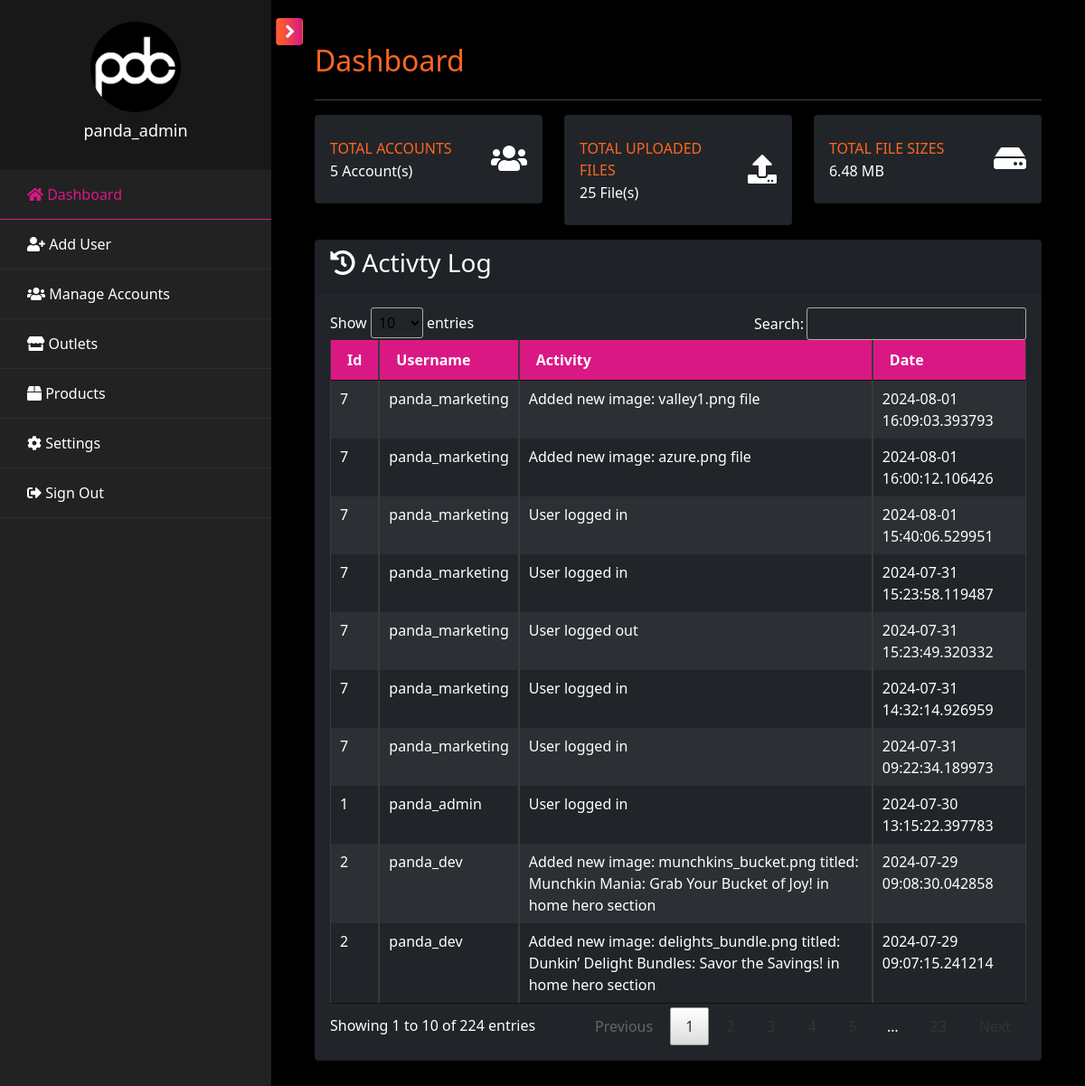
Page /pages/admin/admin.dashboard.php (signed in) on the committed database.
### tables this page shows
CREATE TABLE `tbl_activity` (
  `id` int(100) NOT NULL,
  `user_id` varchar(100) NOT NULL,
  `activity` varchar(2000) NOT NULL,
  `type` varchar(100) NOT NULL,
  `date_posted` datetime(6) NOT NULL DEFAULT current_timestamp(6)
);

CREATE TABLE `tbl_user` (
  `id` int(11) NOT NULL,
  `username` varchar(100) NOT NULL,
  `password` varchar(255) NOT NULL,
  `role` enum('admin','support','dev','marketing','hr','outlet') NOT NULL,
  `branch` varchar(100) DEFAULT NULL,
  `status` enum('Active','Inactive') NOT NULL DEFAULT 'Active',
  `created` datetime(6) DEFAULT current_timestamp(6),
  `updated` datetime(6) DEFAULT current_timestamp(6) ON UPDATE current_timestamp(6)
);

### includes/upload_size.php (called while the page is built)
<?php
function getDirectorySize($directory) {
    $size = 0;
    foreach (new RecursiveIteratorIterator(new RecursiveDirectoryIterator($directory)) as $file) {
        if ($file->isFile()) {
            $size += $file->getSize();
        }
    }
    return $size;
}
function getFileCount($directory) {
    $count = 0;
    foreach (new RecursiveIteratorIterator(new RecursiveDirectoryIterator($directory)) as $file) {
        if ($file->isFile()) {
            $count++;
        }
    }
    return $count;
}
function formatSize($bytes, $decimals = 2) {
    $size = array('B', 'KB', 'MB', 'GB', 'TB', 'PB', 'EB', 'ZB', 'YB');
    $factor = floor((strlen($bytes) - 1) / 3);
    return sprintf("%.{$decimals}f", $bytes / pow(1024, $factor)) . ' ' . $size[$factor];
}
?>

### pages/admin/admin.dashboard.php (the view)
<?php include('admin.header.php'); ?>
            <div id="content" class="p-4 p-md-5 pt-5">
                <h2 class="mb-4 text-orange">Dashboard</h2>
                <hr />
                <div class="row">
                    <div class="col-lg-4 col-md-6 col-sm-6 col-12 mb-3">
                        <div class="card py-2 bg-dark">
                            <div class="card-body">
                                <div class="row no-gutters align-items-center">
                                    <div class="col mr-0">
                                        <div class="text-xs font-weight-bold text-orange text-uppercase mb-1">Total Accounts</div>
                                        <div class="h6 mb-0">
                                            <?php
                                                $acc_qry = "SELECT COUNT(*) FROM tbl_user WHERE status='Active'";
                                                $result = mysqli_query($conn, $acc_qry) or die(mysqli_error($db));
                                                while ($row = mysqli_fetch_array($result)) {
                                                    if($row[0] <= 0) {
                                                        echo "0";
                                                    }
                                                    else {
                                                        echo "$row[0]";
                                                    }
                                                }
                                            ?>&nbsp;Account(s)
                                        </div>
                                    </div>
                                    <div class="col-auto">
                                        <i class="fas fa-users fa-2x"></i>
                                    </div>
                                </div>
                            </div>
                        </div>
                    </div>
                    <div class="col-lg-4 col-md-6 col-sm-6 col-12 mb-3">
                        <div class="card py-2 bg-dark">
                            <div class="card-body">
                                <div class="row no-gutters align-items-center">
                                    <div class="col mr-0">
                                        <div class="text-xs font-weight-bold text-orange text-uppercase mb-1">Total Uploaded Files</div>
                                        <div class="h6 mb-0">
                                            <?php
                                                $directory = '../../uploads/';
                                                $totalFiles  = getFileCount($directory);
                                                echo $totalFiles;
                                            ?>&nbsp;File(s)
                                        </div>
                                    </div>
                                    <div class="col-auto">
                                        <i class="fas fa-upload fa-2x"></i>
                                    </div>
                                </div>
                            </div>
                        </div>
                    </div>
                    <div class="col-lg-4 col-md-6 col-sm-6 col-12 mb-3">
                        <div class="card py-2 bg-dark">
                            <div class="card-body">
                                <div class="row no-gutters align-items-center">
                                    <div class="col mr-0">
                                        <div class="text-xs font-weight-bold text-orange text-uppercase mb-1">Total File Sizes</div>
                                        <div class="h6 mb-0">
                                            <?php
                                                $directory = '../../uploads/';
                                                $totalSize = getDirectorySize($directory);
                                                echo formatSize($totalSize);
                                            ?>
                                        </div>
                                    </div>
                                    <div class="col-auto">
                                        <i class="fas fa-hdd fa-2x"></i>
                                    </div>
                                </div>
                            </div>
                        </div>
                    </div>
                </div>
                <div class="card bg-dark">
                    <div class="card-header">
                        <h3><i class="fas fa-history"></i> Activty Log</h3>
                    </div>
                    <div class="card-body">
                        <div class="table-responsive">
                            <table class="table table-bordered table-striped table-dark table-sm w-100" id="al_table">
                                <thead>
                                    <tr>
                                        <th>Id</th>
                                        <th>Username</th>
                                        <th>Activity</th>
                                        <th>Date</th>
                                    </tr>
                                </thead>
                                <tbody>
                                    <?php
                                        $activity_qry = mysqli_query($conn, "SELECT a.*, u.id as userid, u.username FROM tbl_activity a INNER JOIN tbl_user u ON a.user_id = u.id ORDER BY date_posted DESC");
                                        while($rows=mysqli_fetch_array($activity_qry)){
                                    ?>
                                        <tr>
                                            <td><?php echo $rows["userid"]; ?></td>
                                            <td><?php echo $rows["username"]; ?></td>
                                            <td><?php echo $rows["activity"]; ?></td>
                                            <td><?php echo $rows["date_posted"]; ?></td>
                                        </tr>
                                    <?php } ?>
                                </tbody>
                            </table>
                        </div>
                    </div>
                </div>
            </div>
<?php include('admin.footer.php'); ?>

### assets/css/main.style.css (style rules this page uses)
body { background-color: #000; color: #fff; text-align: left; margin: 0; }
.text-orange { color: #FF671F; }
#content { width: 100%; padding: 0; min-height: 100vh; -webkit-transition: all 0.3s; -o-transition: all 0.3s; transition: all 0.3s; }
.table-dark { background-color: #222; color: #fff; }
.table-dark thead th { background-color: #DA1884; color: #fff; }

### rows in the picture
tbl_activity: user "7", user.username "panda_marketing", activity "Added new image: valley1.png file", date_posted "2024-08-01 16:09:03.393793"
tbl_activity: user "7", user.username "panda_marketing", activity "Added new image: azure.png file", date_posted "2024-08-01 16:00:12.106426"
tbl_activity: user "7", user.username "panda_marketing", activity "User logged in", date_posted "2024-08-01 15:40:06.529951"
tbl_activity: user "7", user.username "panda_marketing", activity "User logged in", date_posted "2024-07-31 15:23:58.119487"
tbl_activity: user "7", user.username "panda_marketing", activity "User logged out", date_posted "2024-07-31 15:23:49.320332"
tbl_activity: user "7", user.username "panda_marketing", activity "User logged in", date_posted "2024-07-31 14:32:14.926959"
tbl_activity: user "7", user.username "panda_marketing", activity "User logged in", date_posted "2024-07-31 09:22:34.189973"
tbl_activity: user "1", user.username "panda_admin", activity "User logged in", date_posted "2024-07-30 13:15:22.397783"
tbl_activity: user "2", user.username "panda_dev", activity "Added new image: munchkins_bucket.png titled: Munchkin Mania: Grab Your Bucket of Joy! in home hero section", date_posted "2024-07-29 09:08:30.042858"
tbl_activity: user "2", user.username "panda_dev", activity "Added new image: delights_bundle.png titled: Dunkin’ Delight Bundles: Savor the Savings! in home hero section", date_posted "2024-07-29 09:07:15.241214"

### other values in the picture
$_SESSION['username'] "panda_admin"
$row[0] "5"
$totalFiles "25"
formatSize($totalSize) "6.48 MB"
